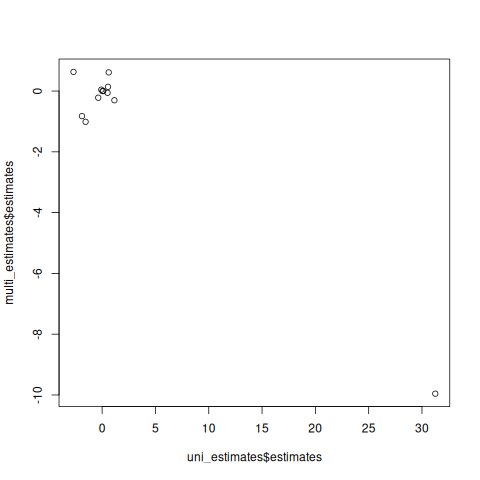

Recreate this plot in R.
library(ISLR2)

predictors = subset(Boston, select = -crim)
models = fits <- lapply(predictors, function(x) lm(Boston$crim ~ x))


# put p values in a dataframe
p_values = data.frame(p = sapply(models, function(x) summary(x)$coefficients[2, 4]))

print(p_values)

multiple_model = lm(crim ~ ., data = Boston)
summary(multiple_model)


uni_estimates = data.frame(estimates = sapply(models, function(x) summary(x)$coefficients[2, 1]))
print(uni_estimates)

multi_estimates = data.frame(estimates = summary(multiple_model)$coefficients[-1, 1])

multi_estimates

# plot (multi_estimates vs uni_estimates)
par(mfrow = c(1, 1))
plot(uni_estimates$estimates, multi_estimates$estimates)

cubic_models <- lapply(predictors, function(x) lm(Boston$crim ~ x + I(x^2) + I(x^3)))

for (name in names(cubic_models)) {
  cat(name, "\n")
  print(summary(cubic_models[[name]])$coefficients[,4])
    cat("\n")
}
